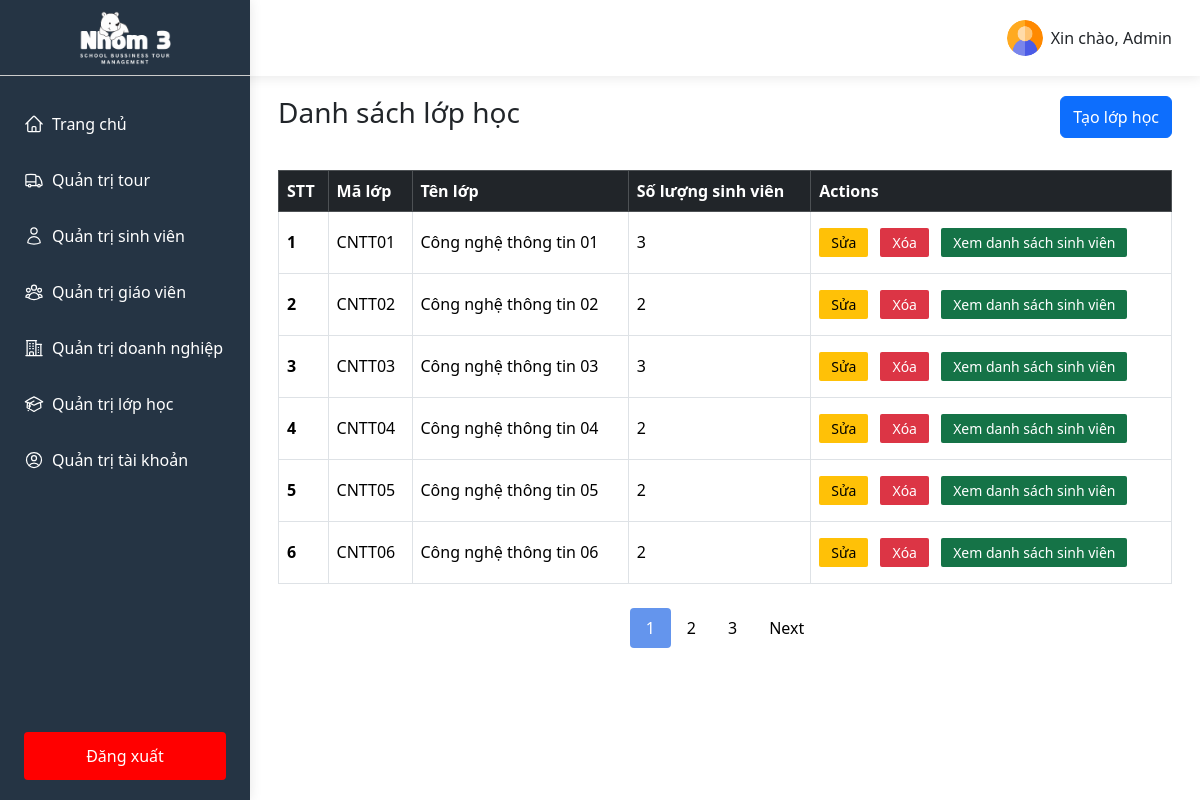
The app's page /index.php?controller=ClassController (signed in) with its own data.
### tables this page shows
CREATE TABLE `class` (
  `classID` int(11) NOT NULL,
  `code` varchar(100) NOT NULL,
  `name` varchar(100) NOT NULL
);

### controllers/ClassController.php (called while the page is built, shortened)
<?php
$pagination = mysqli_query($conn, "SELECT COUNT(classID) AS total FROM class");
$row = mysqli_fetch_assoc($pagination);
$total_records = $row['total'];
$current_page = isset($_GET['page']) ? $_GET['page'] : 1;
$limit = 6;
$total_page = ceil($total_records / $limit);
$start = ($current_page - 1) * $limit >=0 ? ($current_page - 1) * $limit : 0;
$dataClassesSql = "SELECT class.*, COUNT(student.studentID) AS numStudents
                  FROM class
                  LEFT JOIN student ON class.classID = student.classID
                  GROUP BY class.classID
                  LIMIT $start, $limit";
$dataClasses = mysqli_query($conn, $dataClassesSql);
require_once __DIR__ . '/../views/pages/classes.php';

### views/pages/classes.php (the view, shortened to what this page needs)
<!DOCTYPE html>
<html lang="en">
<head>
</head>
<body>
    <?php
        include_once __DIR__ . '/../../controllers/ClassController.php';
    ?>
    <div class='flex-sb classes'>
        <div class="classes-left">
            <?php
                include __DIR__ . '/../components/sidebarAdmin.php';
            ?>
        </div>
        <div class="classes-right flex-grow-1">
            <?php
                include __DIR__ . '/../components/header.php';
            ?>
            <div class="container pad-0-28" id="listClass">
                <div class="flex-sb-center pad-20-0">
                    <h1 class="h1-title">Danh sách lớp học</h1>
                    <button type="button" class="btn btn-primary" data-bs-toggle="modal"
                        data-bs-target="#createClass">Tạo lớp học</button>
                </div>
                <div class="container-body pad-12-0">
                    <div class="container-table">
                        <table class="table table-borderless table-hover table-bordered">
                            <thead class="table-dark">
                                <tr>
                                    <th scope="col">STT</th>
                                    <th scope="col">Mã lớp</th>
                                    <th scope="col">Tên lớp</th>
                                    <th scope="col">Số lượng sinh viên</th>
                                    <th scope="col">Actions</th>
                                </tr>
                            </thead>
                            <tbody>
                                <?php
                                    if(mysqli_num_rows($dataClasses) > 0)
                                    {
                                        $i = 0;
                                        while ($row = mysqli_fetch_assoc($dataClasses)) {
                                            $i += 1;
                                            echo "<tr>";
                                            echo "<th scope='row'>". $i ."</th>";
                                            echo "<td>" . $row['code'] . "</td>";
                                            echo "<td>" . $row['name'] . "</td>";
                                            echo "<td>" . $row['numStudents'] . "</td>";
                                            echo "<td>
                                                    <button class='update update-class'>Sửa</button>
                                                    <button class='delete delete-class'>Xóa</button>
                                                    <form method='POST' class='form-inline'>
                                                        <input type='hidden' name='classIDToShowStudents' value='" . $row['classID'] . "'>
                                                        <button type='submit' class='showData' name='showData'>Xem danh sách sinh viên</button>
                                                    </form>
                                                </td>";
                                            echo "</tr>";
                                        }
                                    }else{
                                        echo "<tr>";
                                        echo "<td colspan='5' class='text-center'>Không có lớp học nào</td>";
                                        echo "</tr>";
                                    }
                                ?>
                            </tbody>
                        </table>
                        <div class="pagination">
                            <?php
                            for ($i = 1; $i <= $total_page; $i++) {
                                if ($i == $current_page) {
                                    echo '<span class="page-item page-active">' . $i . '</span>';
                                } else {
                                    echo '<a class="page-item" href="index.php?controller=ClassController&page=' . $i . '">' . $i . '</a>';
                                }
                            }
                            if ($current_page < $total_page && $total_page > 1) {
                                echo '<a class="page-item" href="index.php?controller=ClassController&page=' . ($current_page + 1) . '">Next</a>';
                            }
                            ?>
                        </div>
                    </div>
                </div>
            </div>
        </div>
    </div>
</body>
</html>

### public/css/base.css (style rules this page uses)
* { margin: 0; padding: 0; box-sizing: border-box; }
body { overflow-x: hidden; scroll-behavior: smooth; font-family: system-ui, -apple-system, BlinkMacSystemFont, 'Segoe UI', Roboto, Oxygen, Ubuntu, Cantarell, 'Open Sans', 'Helvetica Neue', sans-serif; }
.pad-0-28 { padding: 0 28px !important; }
.flex-sb { display: flex; justify-content: space-between; }
.flex-sb-center { display: flex; justify-content: space-between; }
.table { width: 100% !important; }
.container { width: 100% !important; }
.flex-grow-1 { flex-grow: 1 !important; }
.pad-20-0 { padding: 20px 0 !important; }
.h1-title { font-size: 28px !important; }
.pad-12-0 { padding: 12px 0; }
.update, .delete, .showData { padding: 4px 12px; background-color: #ffc107; border-radius: 2px; border: none; font-size: 14px; }
th, td { vertical-align: middle !important; }
.delete { color: #fff; background-color: #dc3545; margin-left: 8px; margin-right: 8px; }
.showData { background-color: #157347; color: #fff; margin: 8px 0; white-space: nowrap; }
.form-inline { display: inline-block; }
.pagination { display: flex !important; justify-content: center !important; align-items: center !important; margin-top: 24px !important; }
.page-item { display: inline-block !important; padding: 8px 16px !important; font-weight: 500 !important; text-decoration: none !important; color: #000 !important; }
.page-active { background-color: cornflowerblue !important; color: #fff !important; border-radius: 4px !important; }

### records on screen
class: code "CNTT01", name "Công nghệ thông tin 01", numStudents "3"
class: code "CNTT02", name "Công nghệ thông tin 02", numStudents "2"
class: code "CNTT03", name "Công nghệ thông tin 03", numStudents "3"
class: code "CNTT04", name "Công nghệ thông tin 04", numStudents "2"
class: code "CNTT05", name "Công nghệ thông tin 05", numStudents "2"
class: code "CNTT06", name "Công nghệ thông tin 06", numStudents "2"

### other values on screen
$username "Admin"
